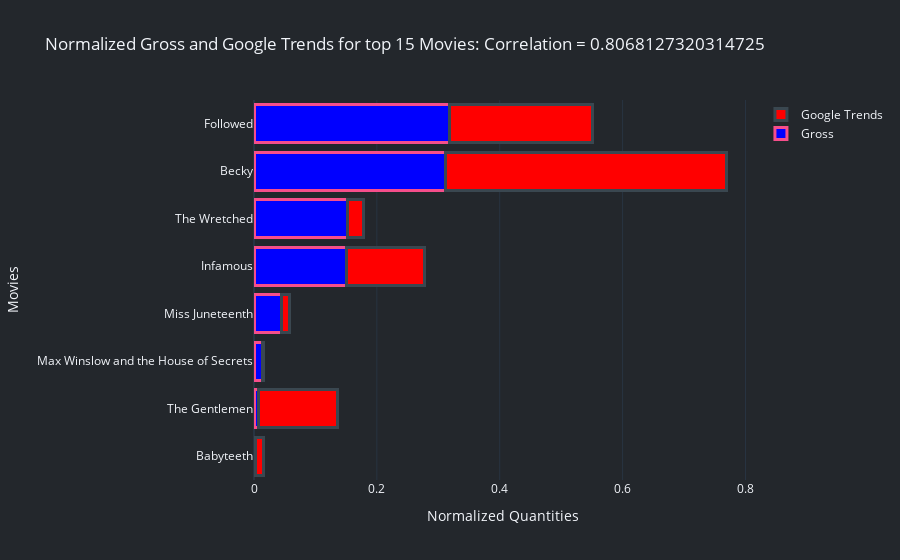

Here is the notebook cell this chart was saved with:
### Code cell
import plotly.graph_objects as go

df = pd.read_csv('6_mo_weekly.csv', sep='\t')
df['Date_dt'] = df['Date'].astype('datetime64[ns]')

date = df['Date_dt'].unique()[5]#.iloc[-10]
print(date)

fig = go.Figure()
sorted_df = df[df['Date_dt'] == date].sort_values(by=['Weekly'], ascending=False)[0:15][::-1]
y = sorted_df['Release']
x_rev = sorted_df['Weekly'] / np.sum(sorted_df['Weekly'])
x_trend = sorted_df['google trends'] / np.sum(sorted_df['google trends'])
trends, revenues = pd.Series(x_trend), pd.Series(x_rev)
corr = trends.corr(revenues)

fig = go.Figure()
fig.add_trace(go.Bar(
    y=y,
    x=x_rev,
    name='Gross',
    orientation='h',
    marker=dict(
        color='blue', #rgba(246, 78, 139, 0.6)',
        line=dict(color='rgba(246, 78, 139, 1.0)', width=3)
    )
))
fig.add_trace(go.Bar(
    y=y,
    x=x_trend,
    name='Google Trends',
    orientation='h',
    marker=dict(
        color='red', #rgba(58, 71, 80, 0.6)',
        line=dict(color='rgba(58, 71, 80, 1.0)', width=3)
    )
))
title = f'Normalized Gross and Google Trends for top 15 Movies: Correlation = {corr}'

#fig.update_layout(barmode='stack')
fig.update_layout(template='plotly_dark',
                  title=title,
                  plot_bgcolor='#23272c',
                  paper_bgcolor='#23272c',
                  yaxis_title='Movies',
                  xaxis_title='Normalized Quantities',barmode='stack')


#fig.show()

### Figure 1 — Plotly figure (JSON) as saved in the notebook; plotly's stock layout.template omitted (floating-point values rounded to 4 significant figures)
{"data": [{"marker": {"color": "blue", "line": {"color": "rgba(246, 78, 139, 1.0)", "width": 3}}, "name": "Gross", "orientation": "h", "type": "bar", "x": [0.002367, 0.007557, 0.01324, 0.04446, 0.1498, 0.1516, 0.3124, 0.3186], "y": ["Babyteeth", "The Gentlemen", "Max Winslow and the House of Secrets", "Miss Juneteenth", "Infamous", "The Wretched", "Becky", "Followed"]}, {"marker": {"color": "red", "line": {"color": "rgba(58, 71, 80, 1.0)", "width": 3}}, "name": "Google Trends", "orientation": "h", "type": "bar", "x": [0.01252, 0.1288, 0.00168, 0.01333, 0.1282, 0.02639, 0.4561, 0.2329], "y": ["Babyteeth", "The Gentlemen", "Max Winslow and the House of Secrets", "Miss Juneteenth", "Infamous", "The Wretched", "Becky", "Followed"]}], "layout": {"barmode": "stack", "paper_bgcolor": "#23272c", "plot_bgcolor": "#23272c", "title": {"text": "Normalized Gross and Google Trends for top 15 Movies: Correlation = 0.8068127320314725"}, "xaxis": {"title": {"text": "Normalized Quantities"}}, "yaxis": {"title": {"text": "Movies"}}}}
